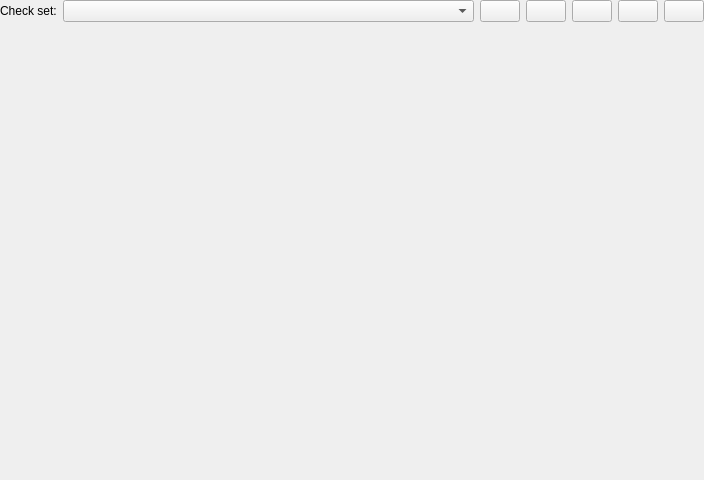
<?xml version="1.0" encoding="UTF-8"?>
<ui version="4.0">
 <class>CheckSetManageWidget</class>
 <widget class="QWidget" name="CheckSetManageWidget">
  <property name="geometry">
   <rect>
    <x>0</x>
    <y>0</y>
    <width>704</width>
    <height>480</height>
   </rect>
  </property>
  <layout class="QGridLayout" name="gridLayout">
   <property name="leftMargin">
    <number>0</number>
   </property>
   <property name="topMargin">
    <number>0</number>
   </property>
   <property name="rightMargin">
    <number>0</number>
   </property>
   <property name="bottomMargin">
    <number>0</number>
   </property>
   <item row="0" column="0">
    <layout class="QHBoxLayout" name="horizontalLayout">
     <item>
      <widget class="QLabel" name="label">
       <property name="text">
        <string>Check set:</string>
       </property>
      </widget>
     </item>
     <item>
      <widget class="KComboBox" name="checkSetSelect">
       <property name="sizePolicy">
        <sizepolicy hsizetype="Preferred" vsizetype="Fixed">
         <horstretch>1</horstretch>
         <verstretch>0</verstretch>
        </sizepolicy>
       </property>
      </widget>
     </item>
     <item>
      <widget class="QPushButton" name="addCheckSetSelectionButton">
       <property name="toolTip">
        <string>Add check set...</string>
       </property>
       <property name="icon">
        <iconset theme="list-add"/>
       </property>
      </widget>
     </item>
     <item>
      <widget class="QPushButton" name="cloneCheckSetSelectionButton">
       <property name="toolTip">
        <string>Clone check set...</string>
       </property>
       <property name="icon">
        <iconset theme="edit-clone"/>
       </property>
      </widget>
     </item>
     <item>
      <widget class="QPushButton" name="removeCheckSetSelectionButton">
       <property name="toolTip">
        <string>Remove check set</string>
       </property>
       <property name="icon">
        <iconset theme="edit-delete"/>
       </property>
      </widget>
     </item>
     <item>
      <widget class="QPushButton" name="setAsDefaultCheckSetSelectionButton">
       <property name="toolTip">
        <string>Set as default</string>
       </property>
       <property name="icon">
        <iconset theme="starred-symbolic"/>
       </property>
      </widget>
     </item>
     <item>
      <widget class="QPushButton" name="editCheckSetSelectionNameButton">
       <property name="toolTip">
        <string>Edit name of check set</string>
       </property>
       <property name="icon">
        <iconset theme="edit-rename"/>
       </property>
      </widget>
     </item>
    </layout>
   </item>
   <item row="1" column="0">
    <widget class="ClangTidy::CheckSelection" name="enabledChecks" native="true">
     <property name="enabled">
      <bool>false</bool>
     </property>
     <property name="sizePolicy">
      <sizepolicy hsizetype="Preferred" vsizetype="Preferred">
       <horstretch>0</horstretch>
       <verstretch>1</verstretch>
      </sizepolicy>
     </property>
    </widget>
   </item>
  </layout>
 </widget>
 <customwidgets>
  <customwidget>
   <class>KComboBox</class>
   <extends>QComboBox</extends>
   <header>KComboBox</header>
  </customwidget>
  <customwidget>
   <class>ClangTidy::CheckSelection</class>
   <extends>QWidget</extends>
   <header>config/checkselection.h</header>
  </customwidget>
 </customwidgets>
 <resources/>
 <connections/>
</ui>
